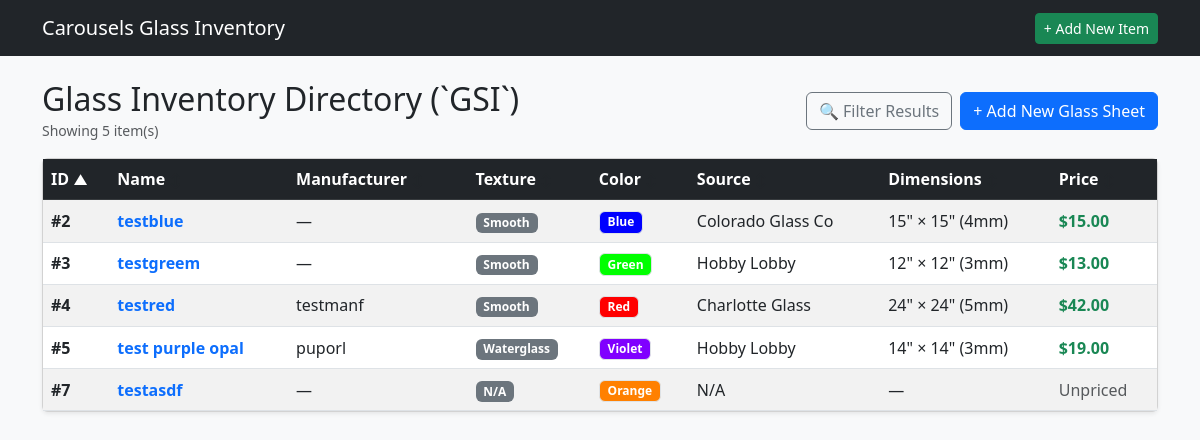
Before: /glass with the older database file.
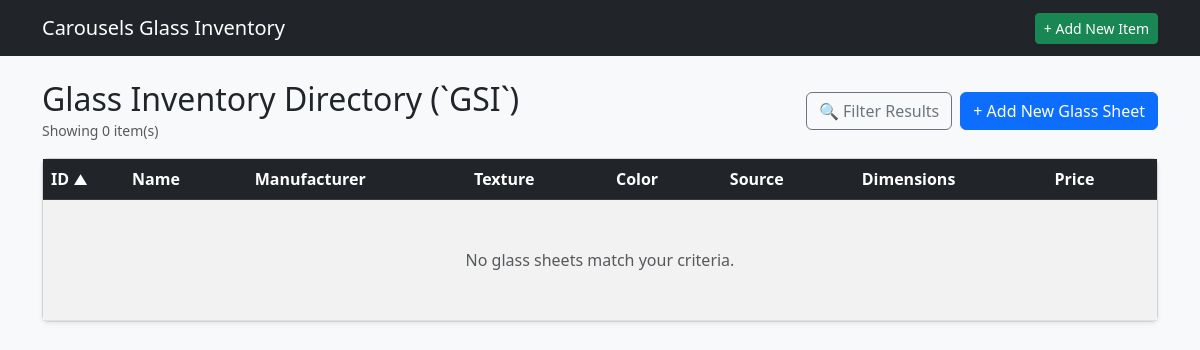
After: the same page with the newer database file.
### tables this page shows
CREATE TABLE GSI (

    GLASSID INTEGER PRIMARY KEY AUTOINCREMENT,
    GLSNAME TEXT,
    GLSMANF TEXT,
    GLSLEN INTEGER,
    GLSWID INTEGER,
    GLSTHK INTEGER,
    GLSTEX TEXT,
    GLSIRI INTEGER,
    GLSOPAL INTEGER,
    GLSOURCE TEXT,
    GLLINK TEXT,
    GLSIMG TEXT,
    GLSNOTE TEXT,
    COLOR TEXT,
    ISACTIVE INTEGER,

    FOREIGN KEY (GLSTEX) REFERENCES GTL(GLSTEX) ON DELETE SET NULL ON UPDATE CASCADE,
    FOREIGN KEY (COLOR) REFERENCES COLOR(COLOR) ON DELETE SET NULL ON UPDATE CASCADE,
    FOREIGN KEY (GLSOURCE) REFERENCES GSL(GLSOURCE) ON DELETE SET NULL ON UPDATE CASCADE

);

### app.py (the view)
@app.route('/glass')
def list_glass():
    db = get_db()
    sort_by = request.args.get('sort_by', 'GLASSID')
    order = request.args.get('order', 'asc').lower()
    if order not in ['asc', 'desc']:
        order = 'asc'
    q = request.args.get('q', '').strip()
    manf = request.args.get('manf', '').strip()
    tex = request.args.get('tex', '').strip()
    color = request.args.get('color', '').strip()
    source = request.args.get('source', '').strip()
    min_price = request.args.get('min_price', '').strip()
    max_price = request.args.get('max_price', '').strip()
    is_active = request.args.get('is_active', '1').strip()
    item_id = request.args.get('item_id', '').strip()
    item_name = request.args.get('item_name', '').strip()
    active_only = request.args.get('active_only', '')  # '1' if active items only
    allowed_sorts = {
        'GLASSID': 'g.GLASSID',
        'GLSNAME': 'g.GLSNAME',
        'GLSMANF': 'g.GLSMANF',
        'GLSTEX': 'g.GLSTEX',
        'COLOR': 'g.COLOR',
        'GLSOURCE': 'g.GLSOURCE',
        'GLSLEN': 'g.GLSLEN',
        'GLSPRICE': 'p.GLSPRICE'
    }
    sort_column = allowed_sorts.get(sort_by, 'g.GLASSID')
    where_clauses = []
    params = []
    if is_active != 'all':
        where_clauses.append("g.ISACTIVE = ?")
        params.append(1 if is_active == '1' else 0)
    if q:
        where_clauses.append("(g.GLSNAME LIKE ? OR g.GLSMANF LIKE ? OR g.GLSNOTE LIKE ?)")
        params.extend([f"%{q}%", f"%{q}%", f"%{q}%"])
    if manf:
        where_clauses.append("g.GLSMANF = ?")
        params.append(manf)
    if tex:
        where_clauses.append("g.GLSTEX = ?")
        params.append(tex)
    if color:
        where_clauses.append("g.COLOR = ?")
        params.append(color)
    if source:
        where_clauses.append("g.GLSOURCE = ?")
        params.append(source)
    if min_price:
        where_clauses.append("p.GLSPRICE >= ?")
        params.append(min_price)
    if max_price:
        where_clauses.append("p.GLSPRICE <= ?")
        params.append(max_price)
    join_igc = ""
    if item_id:
        join_igc = "INNER JOIN IGC c ON g.GLASSID = c.GLASSID"
        where_clauses.append("c.ITEMID = ?")
        params.append(item_id)
    where_sql = f"WHERE {' AND '.join(where_clauses)}" if where_clauses else ""
    query = f"""
        SELECT DISTINCT g.*, p.GLSPRICE, c.CHEX
        FROM GSI g
        LEFT JOIN GPC p ON g.GLASSID = p.GLASSID
        LEFT JOIN COLOR c ON g.COLOR = c.COLOR
        {join_igc}
        {where_sql}
        ORDER BY {sort_column} {order.upper()}
    """
    glasses = db.execute(query, params).fetchall()
    textures = db.execute(
        "SELECT DISTINCT GLSTEX FROM GSI WHERE ISACTIVE = 1 AND GLSTEX IS NOT NULL AND GLSTEX != '' ORDER BY GLSTEX"
    ).fetchall()
    colors = db.execute(
        "SELECT * FROM COLOR ORDER BY COLOR"
    ).fetchall()
    sources = db.execute(
        "SELECT DISTINCT GLSOURCE FROM GSI WHERE ISACTIVE = 1 AND GLSOURCE IS NOT NULL AND GLSOURCE != '' ORDER BY GLSOURCE"
    ).fetchall()
    manufacturers = db.execute(
        "SELECT DISTINCT GLSMANF FROM GSI WHERE ISACTIVE = 1 AND GLSMANF IS NOT NULL AND GLSMANF != '' ORDER BY GLSMANF"
    ).fetchall()
    item_where = "WHERE i.ISACTIVE = 1" if active_only == '1' else ""
    items_query = f"""
        SELECT
            i.ITEMID,
            i.ITMNAME,
            i.ISACTIVE,
            g.ITMGRP,
            COALESCE(NULLIF(g.ITMGRP, ''), i.ITMNAME) AS group_or_name
        FROM ITM i
        LEFT JOIN IGP g ON i.ITMGRP = g.ITMGRP
        {item_where}
        ORDER BY group_or_name ASC, i.ITMNAME ASC
    """
    items = db.execute(items_query).fetchall()
    item_name = ""
    if item_id:
        for item in items:
            if str(item['ITEMID']) == str(item_id):
                item_name = item['ITMNAME']
                break
    return render_template(
        'glass_list.html',
        glasses=glasses,
        textures=textures,
        colors=colors,
        sources=sources,
        manufacturers=manufacturers,
        items=items,
        current_sort=sort_by,
        current_order=order,
        filters={
            'q': q,
            'manf': manf,
            'tex': tex,
            'color': color,
            'source': source,
            'min_price': min_price,
            'max_price': max_price,
            'is_active': is_active,
            'item_id': item_id,
            'item_name': item_name,
            'active_only': active_only
        }
    )

### app.py (called while the page is built)
def get_db():
    conn = sqlite3.connect(DATABASE)
    conn.row_factory = sqlite3.Row
    conn.execute("PRAGMA foreign_keys = ON;")
    return conn

### templates/glass_list.html (shortened to what this page needs)
{% extends 'base.html' %}
{% block content %}
<div class="d-flex justify-content-between align-items-center mb-3">
    <div>
        <h2 class="mb-0">Glass Inventory Directory (`GSI`)</h2>
        <small class="text-muted">Showing {{ glasses|length }} item(s)</small>
    </div>
    <div class="d-flex gap-2">
        <button type="button" class="btn btn-outline-secondary d-flex align-items-center gap-1" data-bs-toggle="modal" data-bs-target="#filterModal">
            🔍 Filter Results
        </button>
        <a href="{{ url_for('create_glass') }}" class="btn btn-primary">+ Add New Glass Sheet</a>
    </div>
</div>
{% macro sort_header(col_key, label) %}
    {% set new_order = 'desc' if current_sort == col_key and current_order == 'asc' else 'asc' %}
    <a href="{{ url_for('list_glass', sort_by=col_key, order=new_order, **filters) }}" class="text-white text-decoration-none d-block">
        {{ label }}
        {% if current_sort == col_key %}
            <small>{{ '▲' if current_order == 'asc' else '▼' }}</small>
        {% else %}
            <small class="text-muted" style="opacity: 0.4;">↕</small>
        {% endif %}
    </a>
{% endmacro %}
<div class="card shadow-sm">
    <div class="card-body p-0">
        <table class="table table-striped table-hover mb-0 align-middle">
            <thead class="table-dark">
                <tr>
                    <th>{{ sort_header('GLASSID', 'ID') }}</th>
                    <th>{{ sort_header('GLSNAME', 'Name') }}</th>
                    <th>{{ sort_header('GLSMANF', 'Manufacturer') }}</th>
                    <th>{{ sort_header('GLSTEX', 'Texture') }}</th>
                    <th>{{ sort_header('COLOR', 'Color') }}</th>
                    <th>{{ sort_header('GLSOURCE', 'Source') }}</th>
                    <th>{{ sort_header('GLSLEN', 'Dimensions') }}</th>
                    <th>{{ sort_header('GLSPRICE', 'Price') }}</th>
                </tr>
            </thead>
            <tbody>
                {% for g in glasses %}
                <tr>
                    <td><strong>#{{ g.GLASSID }}</strong></td>
                    <td>
                        <a href="{{ url_for('glass_detail', glass_id=g.GLASSID) }}" class="fw-bold text-decoration-none text-primary">
                            {{ g.GLSNAME }}
                        </a>
                    </td>
                    <td>{{ g.GLSMANF or '—' }}</td>
                    <td><span class="badge bg-secondary">{{ g.GLSTEX or 'N/A' }}</span></td>
                    <td>
                        {% if g.COLOR %}
                            {% if g.CHEX %}
                                <span class="badge border color-badge" style="background-color: #{{ g.CHEX }};">
                                    {{ g.COLOR }}
                                </span>
                            {% else %}
                                <span class="badge bg-secondary">{{ g.COLOR }}</span>
                            {% endif %}
                        {% else %}
                            <span class="badge bg-light text-muted border">N/A</span>
                        {% endif %}
                    </td>
                    <td>{{ g.GLSOURCE or 'N/A' }}</td>
                    <td>
                        {% if g.GLSLEN %}{{ g.GLSLEN }}" × {{ g.GLSWID }}" ({{ g.GLSTHK }}mm){% else %}—{% endif %}
                    </td>
                    <td>
                        {% if g.GLSPRICE %}<strong class="text-success">${{ "%.2f"|format(g.GLSPRICE) }}</strong>{% else %}<span class="text-muted">Unpriced</span>{% endif %}
                    </td>
                </tr>
                {% else %}
                <tr>
                    <td colspan="9" class="text-center py-5 text-muted">
                        No glass sheets match your criteria.
                    </td>
                </tr>
                {% endfor %}
            </tbody>
        </table>
    </div>
</div>
{% endblock %}

Changed rows visible on the page:
removed GSI: GLASSID "2", GLSNAME "testblue", GLSMANF "—", GLSTEX "Smooth", COLOR "Blue", GLSOURCE "Colorado Glass Co", GLSLEN "15", GLSWID "15", GLSTHK "4", GLSPRICE "15.00"
removed GSI: GLASSID "3", GLSNAME "testgreem", GLSMANF "—", GLSTEX "Smooth", COLOR "Green", GLSOURCE "Hobby Lobby", GLSLEN "12", GLSWID "12", GLSTHK "3", GLSPRICE "13.00"
removed GSI: GLASSID "4", GLSNAME "testred", GLSMANF "testmanf", GLSTEX "Smooth", COLOR "Red", GLSOURCE "Charlotte Glass", GLSLEN "24", GLSWID "24", GLSTHK "5", GLSPRICE "42.00"
removed GSI: GLASSID "5", GLSNAME "test purple opal", GLSMANF "puporl", GLSTEX "Waterglass", COLOR "Violet", GLSOURCE "Hobby Lobby", GLSLEN "14", GLSWID "14", GLSTHK "3", GLSPRICE "19.00"
removed GSI: GLASSID "7", GLSNAME "testasdf", GLSMANF "—", GLSTEX "N/A", COLOR "Orange", GLSOURCE "N/A", shows "Unpriced"
Other visible differences:
{{ glasses|length }}: "5" → "0"
text now shown: "No glass sheets match your criteria."
